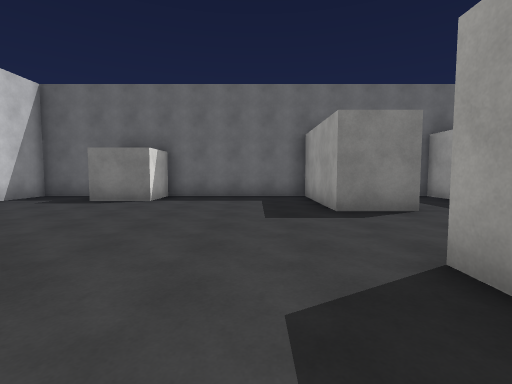
View 1 (above)

18 first-person views from a walk through a Unity game level. The camera is 1.4 m above the floor, tilts 4° down and sees 85° across. The floor is counted in squares, 2 m on a side. Each view is taken from the middle of a square. On the plan, view 1 faces up. The plan holds only what a view shows up to about 9 squares ahead; the rest is blank. The place goes on beyond the plan. Surface patterns are stand-ins for the level's own textures.

View 2
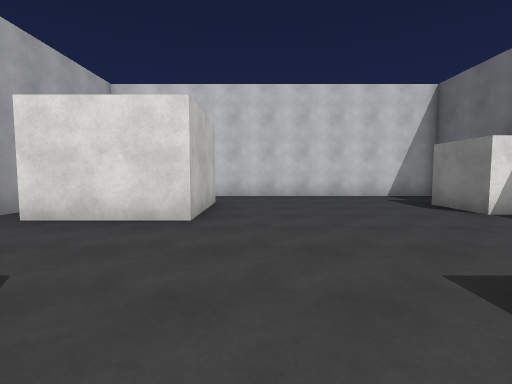

View 3
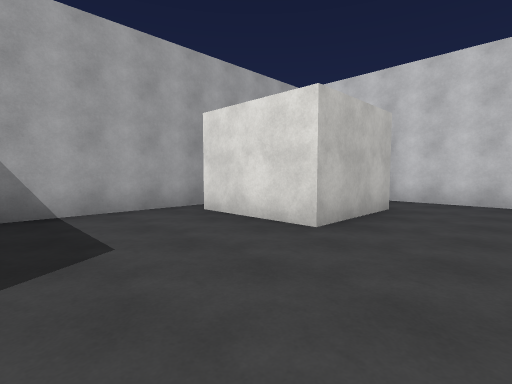

View 4
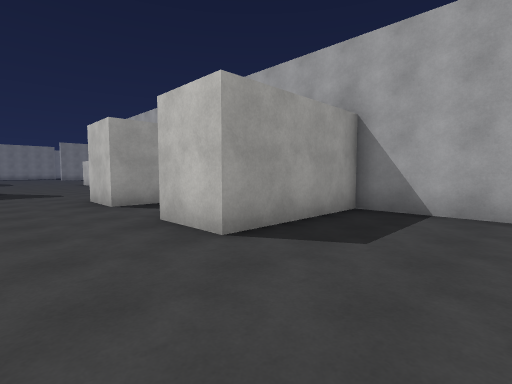

View 5
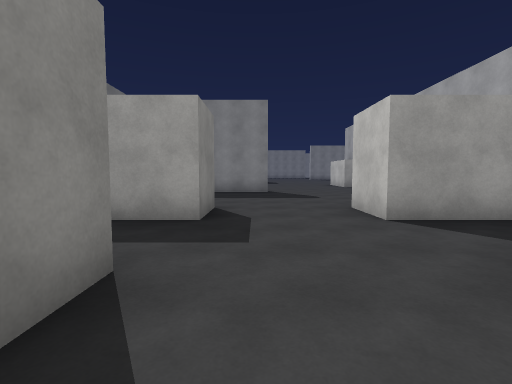

View 6
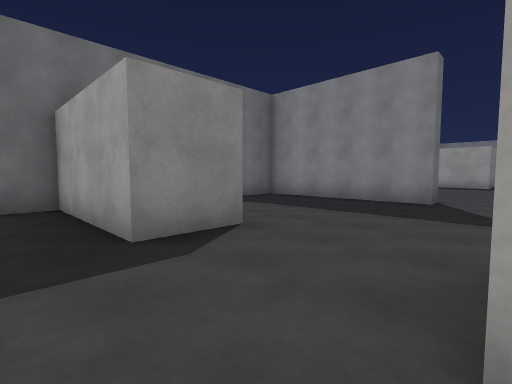

View 7
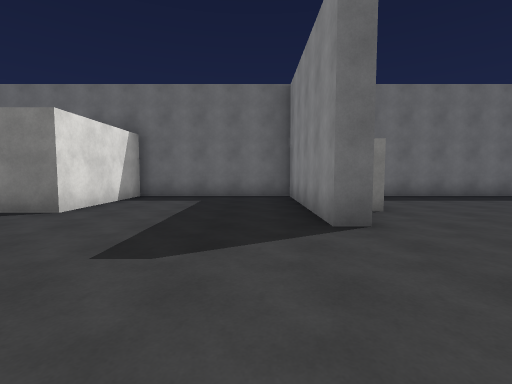

View 8
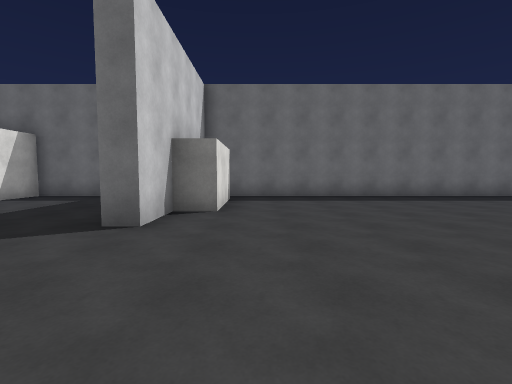

View 9
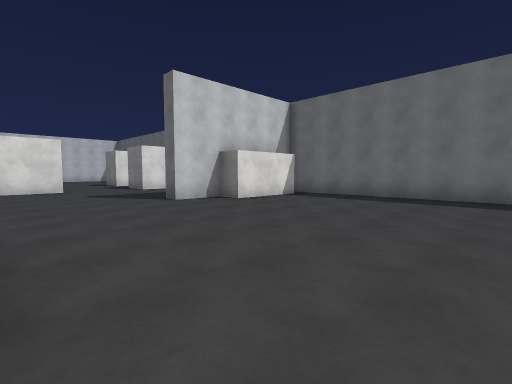

View 10
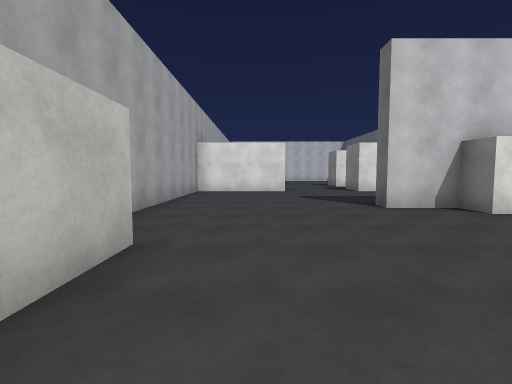

View 11
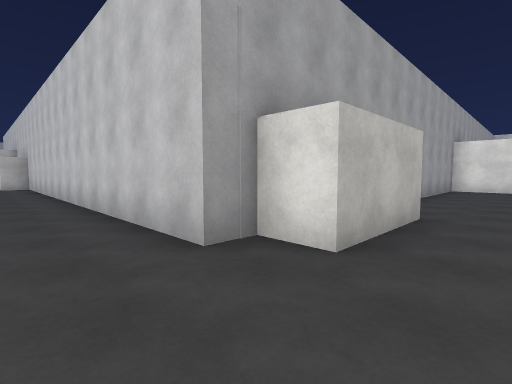

View 12
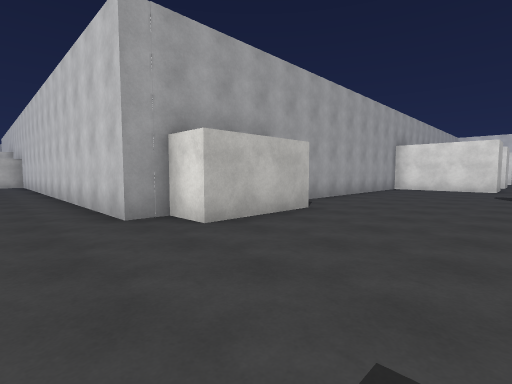

View 13
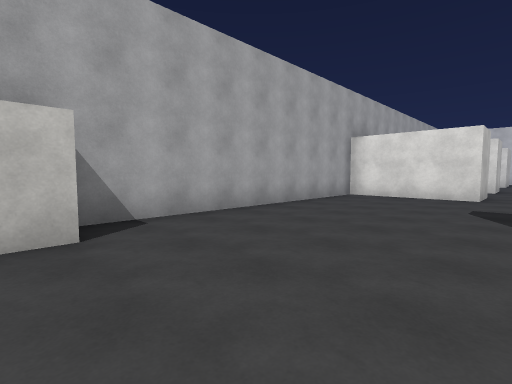

View 14
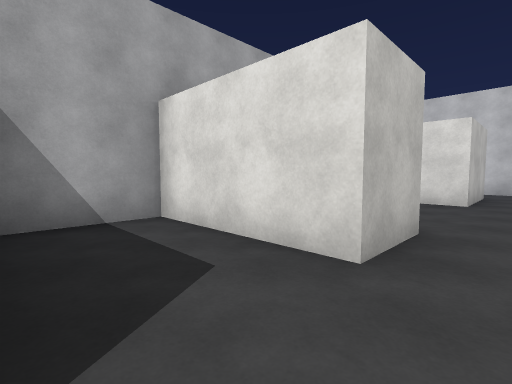

View 15
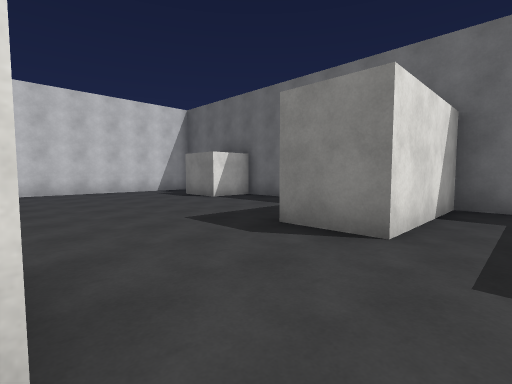

View 16
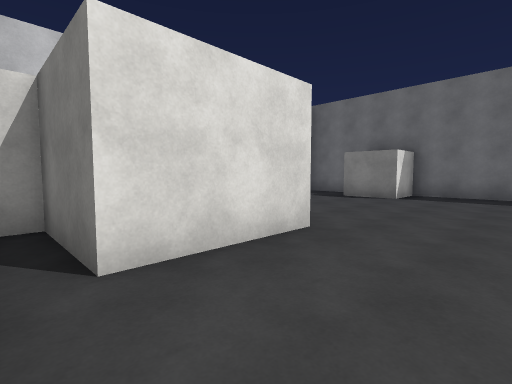

View 17
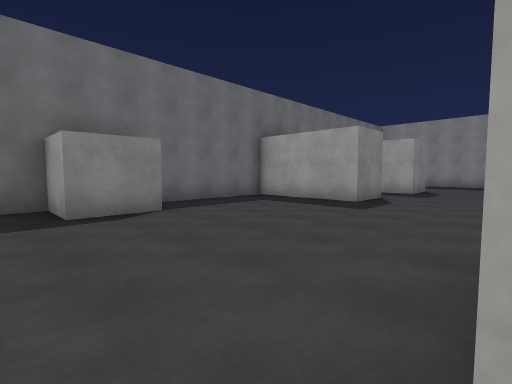

View 18
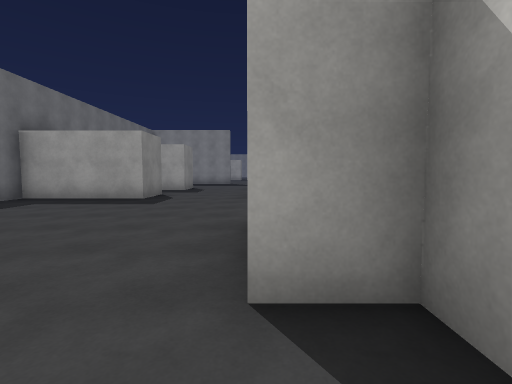

### Floor plan
Ten units are one square. View 1 is at (0, 0); x grows to the right and y downward. Boxes are objects, and circles mark ways between rooms. Rooms are numbered by the first view taken in them; rooms with no view inside come last. Other rooms are left out.
<svg viewBox="-67 -88 267 195">
<path fill="none" stroke="#000" d="M-51 -11 -45 -11 -45 -21 -20 -21 -20 5 -41 5 -41 9M29 -50 15 -50 15 -83 -26 -83 -26 -69 -41 -69 -41 -83 -62 -83 -62 -14M-30 12 15 12 15 -21 29 -21M29 -21 29 12 49 12M66 -48 51 -48 51 -83 29 -83 29 -50M51 -1 51 -21 66 -21M142 2 168 2 168 12 175 12 175 102M123 -74 123 -50 115 -50 115 -36 110 -36 110 -83 66 -83 66 -48M66 -21 66 12 141 12M195 -83 121 -83"/>
<circle cx="25" cy="-35" r="3" fill="#2a7"/>
<circle cx="55" cy="-35" r="3" fill="#2a7"/>
<text x="-20" y="-40">1</text>
<text x="40" y="-40">2</text>
<text x="140" y="-20">3</text>
</svg>
Room 1 opens to room 2. Room 2 opens to room 3.

Where each view was taken, in squares from view 1:
view 1: 0 up, 0 right, facing up
view 2: 3 up, 2 right, facing left
view 3: 4 up, 1 right, facing down-left
view 4: 4 up, 1 left, facing down-right
view 5: 4 up, 1 right, facing right
view 6: 2 up, 4 right, facing up-right
view 7: 0 up, 10 right, facing up
view 8: 0 up, 13 right, facing up
view 9: 0 up, 18 right, facing up-left
view 10: 1 up, 17 right, facing left
view 11: 1 up, 19 right, facing down-left
view 12: 3 up, 19 right, facing down-left
view 13: 3 up, 15 right, facing down-left
view 14: 3 up, 5 right, facing down-left
view 15: 2 up, 4 right, facing up-left
view 16: 1 down, 0 right, facing up-left
view 17: 2 up, 5 left, facing up-right
view 18: 2 up, 6 left, facing right
